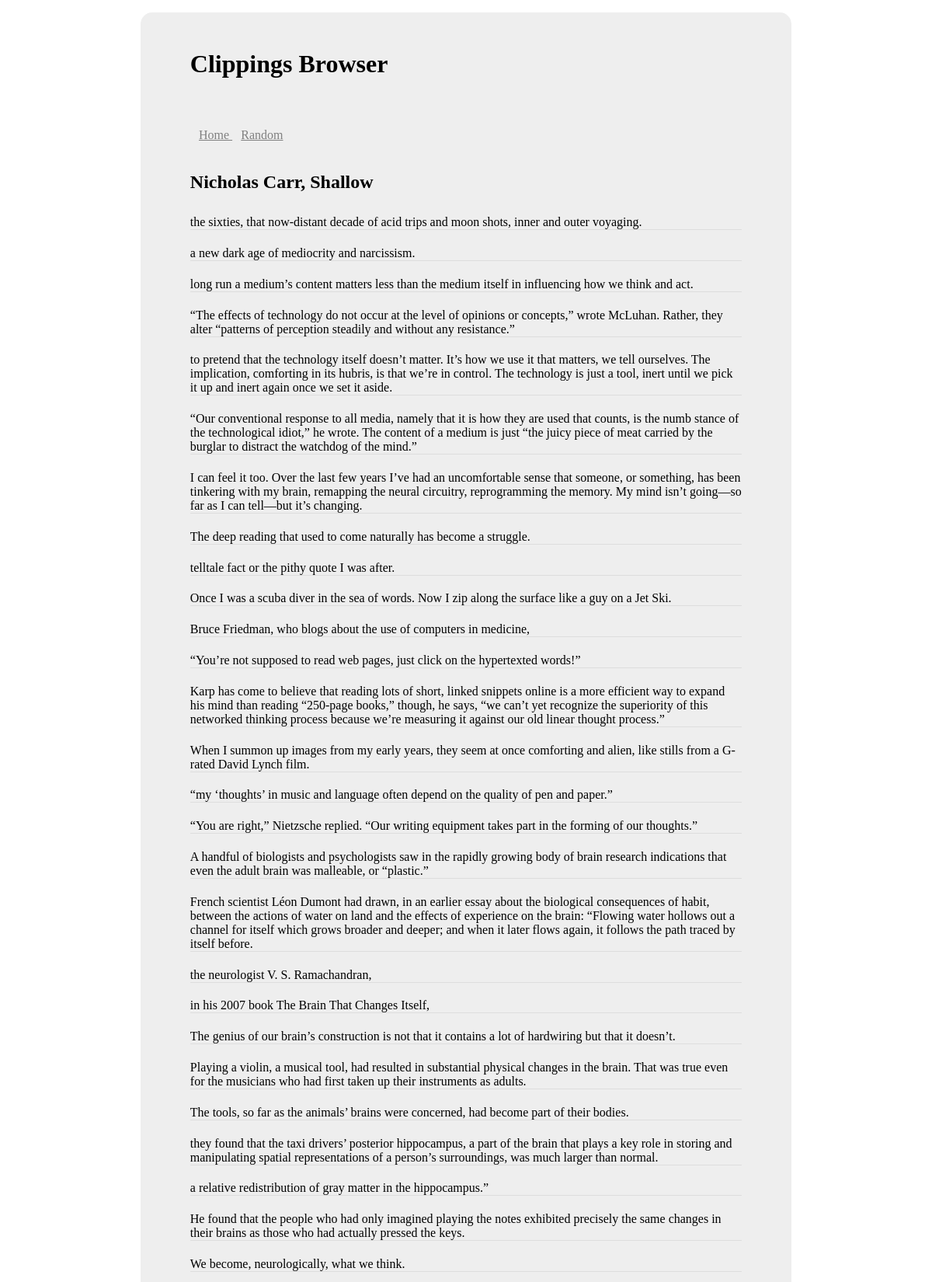
Page /search/Nicholas Carr, Shallow (upper part) on the committed database.
### tables this page shows
CREATE TABLE quotes (
  id integer primary key autoincrement,
  source text not null,
  'text' text not null
);

### clippings.py (the view)
@app.route('/search/<path:query>', methods=['GET', 'POST'])
def filter_quotes(query):
    db = get_db()
    cur = db.execute('select id, source, text '
                     'from quotes where source '
                     'like ? or text like ? order by id', ['%' + query +'%', '%' + query +'%'])
    entries = cur.fetchall()
    entries_list = [entry for entry in entries if len(entry[2].split()) > 2]
    words = [entry[2] for entry in entries if len(entry[2].split()) < 2] # one-word highlights - probably dictionary lookups
    return render_template('show_entries.html', entries=entries_list, words=words)

### clippings.py (called while the page is built)
def get_db():
    if not hasattr(g, 'sqlite_db'):
        g.sqlite_db = connect_db()
    return g.sqlite_db

def connect_db():
    rv = sqlite3.connect(app.config['DATABASE'])
    rv.row_factory = sqlite3.Row
    return rv

### templates/show_entries.html (shortened to what this page needs)
{% extends 'layout.html' %}
{% block body %}
    {% if not entries %}
        <h2> No results. </h2>
{% else  %}
<h2> {{entries[0].source}} </h2>
     {% for entry in entries %}
<p> {{ entry.text }}</p>
    {% else %}
    <li><em>Unbelievable.  No entries here so far</em>
  {% endfor %}
{% endif %}
{% endblock %}

### templates/layout.html (shortened to what this page needs)
<!doctype html>
<link rel=stylesheet type=text/css href="{{ url_for('static', filename='style.css') }}">
<div class=page>
  <h1>Clippings Browser</h1>
  <a href="/"> Home </a> <a href="{{ url_for('random_quote')}}"> Random </a>
  {% block body %}
  {% endblock %}
</div>

### static/style.css (style rules this page uses)
h1, h2, h3, h4, h5, h6 { margin: 1.6em 0 1.2em 0; }
h1 { margin: 0 0 2em 0; }
.page { width: 60%; display: block; margin: 1em auto; padding: 3em 4em 1em; background-color: #eee; border-radius: 15px; }
p { padding: 0; margin-bottom: 1.3em; border-bottom: 1px solid #ddd; }
a { margin-left: .7em; color: grey; }

### rows in the picture
quotes: source "Nicholas Carr, Shallow", text "the sixties, that now-distant decade of acid trips and moon shots, inner and outer voyaging."
quotes: text "a new dark age of mediocrity and narcissism."
quotes: text "long run a medium’s content matters less than the medium itself in influencing how we think and act."
quotes: text "“The effects of technology do not occur at the level of opinions or concepts,” wrote McLuhan. Rather, they alter “patterns of perception steadily and without any resistance.”"
quotes: text "to pretend that the technology itself doesn’t matter. It’s how we use it that matters, we tell ourselves. The implication, comforting in its hubris, is that we’re in control. The technology is just a tool, inert until we pick it up and inert again once we set it aside."
quotes: text "“Our conventional response to all media, namely that it is how they are used that counts, is the numb stance of the technological idiot,” he wrote. The content of a medium is just “the juicy piece of meat carried by the burglar to distract the watchdog of the mind.”"
quotes: text "I can feel it too. Over the last few years I’ve had an uncomfortable sense that someone, or something, has been tinkering with my brain, remapping the neural circuitry, reprogramming the memory. My mind isn’t going—so far as I can tell—but it’s changing."
quotes: text "The deep reading that used to come naturally has become a struggle."
quotes: text "telltale fact or the pithy quote I was after."
quotes: text "Once I was a scuba diver in the sea of words. Now I zip along the surface like a guy on a Jet Ski."
quotes: text "Bruce Friedman, who blogs about the use of computers in medicine,"
quotes: text "“You’re not supposed to read web pages, just click on the hypertexted words!”"
quotes: text "Karp has come to believe that reading lots of short, linked snippets online is a more efficient way to expand his mind than reading “250-page books,” though, he says, “we can’t yet recognize the superiority of this networked thinking process because we’re measuring it against our old linear thought process.”"
quotes: text "When I summon up images from my early years, they seem at once comforting and alien, like stills from a G-rated David Lynch film."
quotes: text "“my ‘thoughts’ in music and language often depend on the quality of pen and paper.”"
quotes: text "“You are right,” Nietzsche replied. “Our writing equipment takes part in the forming of our thoughts.”"
quotes: text "A handful of biologists and psychologists saw in the rapidly growing body of brain research indications that even the adult brain was malleable, or “plastic.”"
quotes: text "French scientist Léon Dumont had drawn, in an earlier essay about the biological consequences of habit, between the actions of water on land and the effects of experience on the brain: “Flowing water hollows out a channel for itself which grows broader and deeper; and when it later flows again, it follows the path traced by itself before."
quotes: text "the neurologist V. S. Ramachandran,"
quotes: text "in his 2007 book The Brain That Changes Itself,"
quotes: text "The genius of our brain’s construction is not that it contains a lot of hardwiring but that it doesn’t."
quotes: text "Playing a violin, a musical tool, had resulted in substantial physical changes in the brain. That was true even for the musicians who had first taken up their instruments as adults."
quotes: text "The tools, so far as the animals’ brains were concerned, had become part of their bodies."
quotes: text "they found that the taxi drivers’ posterior hippocampus, a part of the brain that plays a key role in storing and manipulating spatial representations of a person’s surroundings, was much larger than normal."
quotes: text "a relative redistribution of gray matter in the hippocampus.”"
quotes: text "He found that the people who had only imagined playing the notes exhibited precisely the same changes in their brains as those who had actually pressed the keys."
quotes: text "We become, neurologically, what we think."
